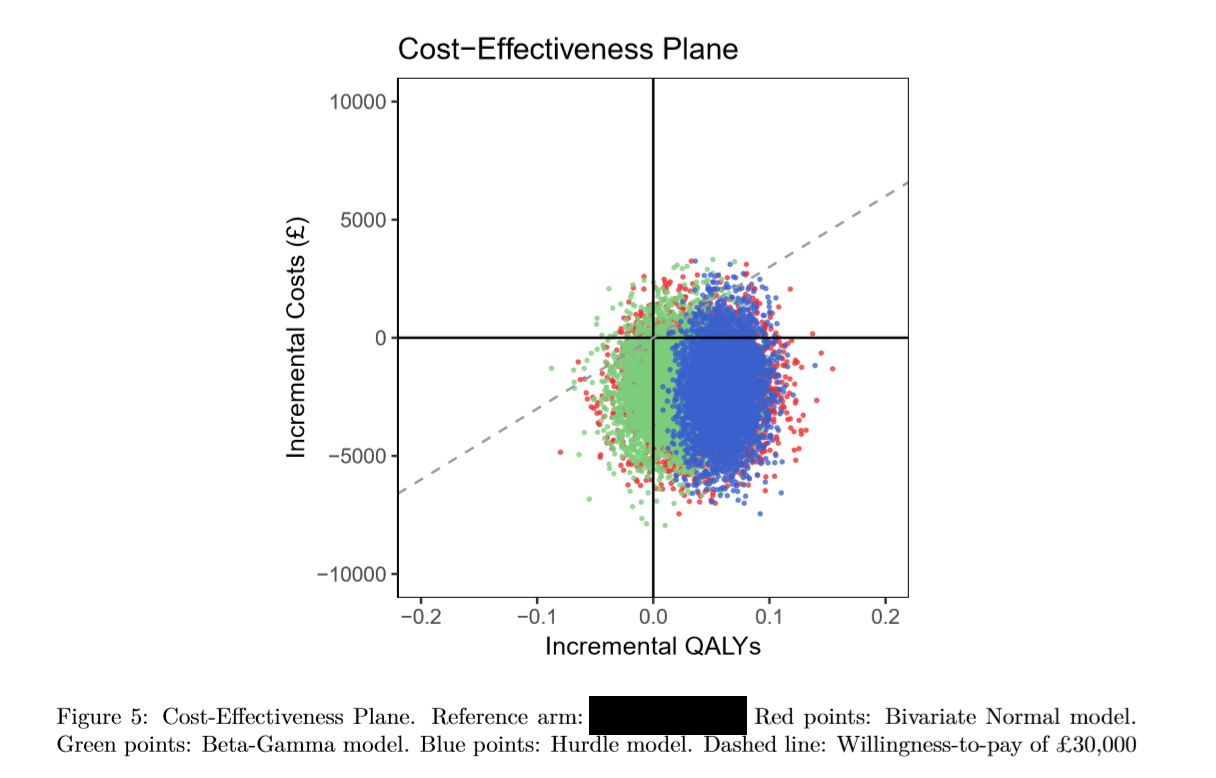

Write the R code that produced this figure.
```{r ceplane, fig.height=3.9, fig.width=3.9, fig.pos = 'p', fig.align='center', fig.cap="\\label{ceplot}Cost-Effectiveness Plane. Reference arm: **********. Red points: Bivariate Normal model. Green points: Beta-Gamma model. Blue points: Hurdle model. Dashed line: Willingness-to-pay of \\pounds30,000", message=FALSE, warning=FALSE, echo=FALSE}
deltas <- data.frame(bvn.delta.q = mn$BUGSoutput$sims.matrix[,"delta.q"], bvn.delta.c = mh$BUGSoutput$sims.matrix[,"delta.c"],
                       bg.delta.q = mb$BUGSoutput$sims.matrix[,"delta.q"], bg.delta.c = mb$BUGSoutput$sims.matrix[,"delta.c"],
                       h.delta.q = mh$BUGSoutput$sims.matrix[,"delta.q"], h.delta.c = mh$BUGSoutput$sims.matrix[,"delta.c"])
ce_plane <- ggplot2::ggplot(data= deltas) +
    ggplot2::theme(panel.background = ggplot2::element_rect(fill="white", linetype=0),
                         panel.grid.major.x = ggplot2::element_blank(),
                         panel.grid.minor.x = ggplot2::element_blank(),
                         panel.grid.major.y = ggplot2::element_blank(),
                         panel.grid.minor.y = ggplot2::element_blank(),
                         panel.border = ggplot2::element_rect(color="black", fill=NA)) +
    ggplot2::geom_point(mapping = ggplot2::aes(x = bvn.delta.q, y = bvn.delta.c), col="firebrick2", alpha=0.7, size=0.5) +
    ggplot2::geom_point(mapping = ggplot2::aes(x = bg.delta.q, y = bg.delta.c), col="palegreen3", alpha=0.7, size=0.5) +
    ggplot2::geom_point(mapping = ggplot2::aes(x = h.delta.q, y = h.delta.c), col="royalblue3", alpha=0.7, size=0.5) +
    ggplot2::xlim(-0.2, 0.2) + ggplot2::ylim(-10000,10000) +
    ggplot2::geom_hline(yintercept=0) +
    ggplot2::geom_vline(xintercept=0) +
    ggplot2::geom_abline(slope=30000, intercept=0, linetype="dashed", color="gray60") +
    ggplot2::labs(title="Cost-Effectiveness Plane", x="Incremental QALYs", y="Incremental Costs (£)")
ce_plane
```
